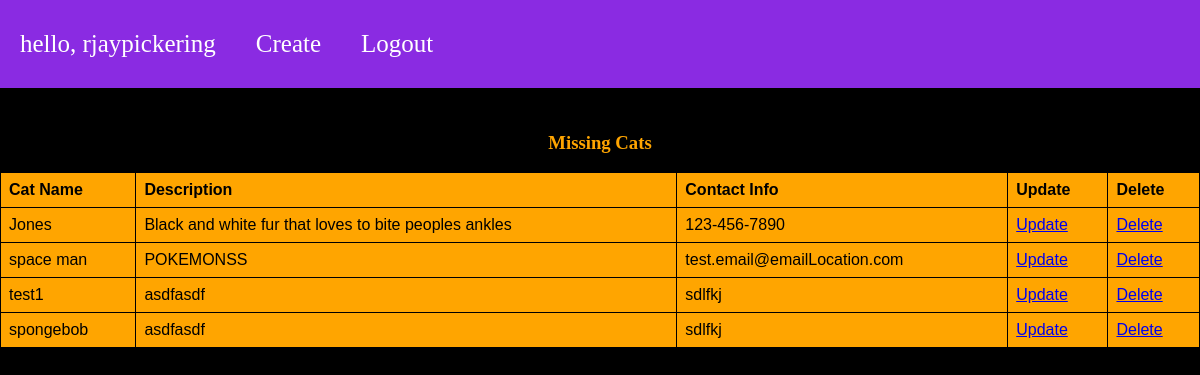
The app's page / (signed in) with its own data.
### app/models.py (models this page shows, shortened)
class KittyCats(models.Model):
	img = models.ImageField()
	name = models.CharField(max_length=200)
	missing = models.CharField(max_length=200)
	description = models.CharField(max_length=200)
	contact = models.CharField(max_length=200)
	user = models.CharField(max_length=200)
	date = models.DateTimeField(auto_now_add=True, null=True)

### app/decorators.py (the view)
	def wrapper_function(request, *args, **kwargs):
		group = None
		if request.user.groups.exists():
			group = request.user.groups.all()[0].name
		if group == 'customer':
			return redirect('user-page')
		if group == 'admin':
			return view_func(request, *args, **kwargs)

### app/views.py (called while the page is built)
@login_required(login_url='userlogin')
@admin_only
@allowed_users(allowed_roles=['admin'])
def home(request):
	kats = KittyCats.objects.all()
	context = {"kats": kats}
	return render(request, "index.html", context)

### app/templates/index.html (shortened to what this page needs)
{% load static %}
<!DOCTYPE html>
<html lang="en">
  <head>
    <link rel="stylesheet" href="{% static 'home.css' %}" />
  </head>
  <body class="admin_body">
    <div class="navbar">
      <p class="greet-navbar">hello, {{request.user}}</p>
      <a href="{% url 'create' %}">Create</a>
      <a href="{% url 'logout' %}">Logout</a>
    </div>
    <div class="col-md-7">
      <div class="card card-body">
        <h3 class="header-missing"><center>Missing Cats</center></h3>
        <table class="info-table">
          {% if kats is not None %}
          <tr>
            <th>Cat Name</th>
            <th>Description</th>
            <th>Contact Info</th>
            <th>Update</th>
            <th>Delete</th>
          </tr>
          {% endif %}
          {% for cats in kats %}
          <tr>
            <td>{{cats.name}}</td>
            <td class="fortnite">{{cats.description}}</td>
            <td>{{cats.contact}}</td>
            <td><a href="{% url 'update' cats.id %}">Update</a></td>
            <td><a href="{% url 'delete' cats.id %}">Delete</a></td>
          </tr>
          {% endfor %}
        </table>
      </div>
    </div>
  </body>
</html>

### app/static/home.css (style rules this page uses)
html, body { overflow-x: hidden; margin: 0; padding: 0; }
.admin_body { background-color: black; }
.navbar { overflow: hidden; background-color: blueviolet; position: sticky; top: 0; }
.navbar a { float: left; color: white; text-align: center; padding: 14px 20px; padding-top: 30px; padding-bottom: 30px; text-decoration: none; font-size: 25px; }
.info-table { font-family: arial, sans-serif; border-collapse: collapse; width: 100%; }
td, th { border: 1px solid black; background-color: orange; text-align: left; padding: 8px; }
tr:nth-child(even) { background-color: black; }
.header-missing { color: orange; padding-top: 25px; }
.fortnite { flex-wrap: wrap; }
.greet-navbar { float: left; color: white; text-align: center; padding: 14px 20px; padding-top: 30px; padding-bottom: 30px; text-decoration: none; font-size: 25px; margin: 0; }

### records on screen
KittyCats: name "Jones", description "Black and white fur that loves to bite peoples ankles", contact "123-456-7890"
KittyCats: name "space man", description "POKEMONSS", contact "test.email@emailLocation.com"
KittyCats: name "test1", description "asdfasdf", contact "sdlfkj"
KittyCats: name "spongebob", description "asdfasdf", contact "sdlfkj"

### other values on screen
{{ request.user }} "rjaypickering"
